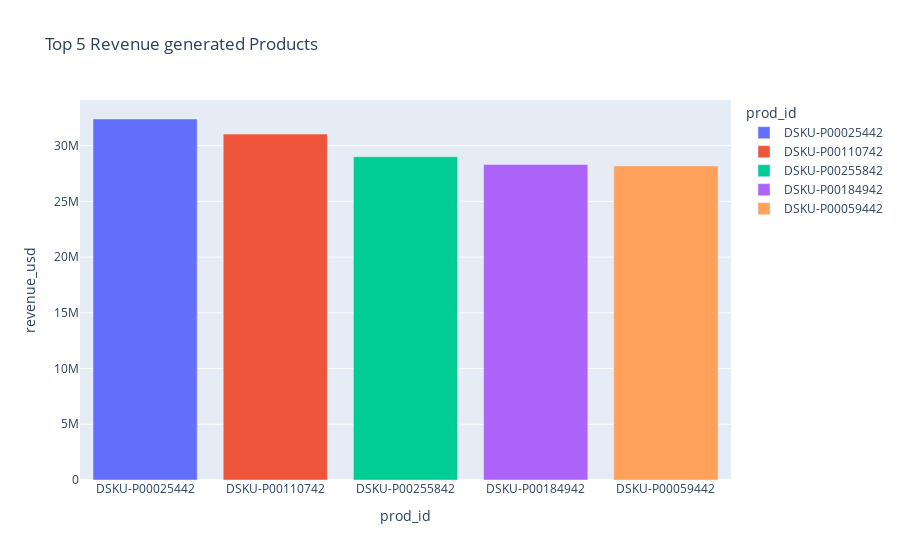

This figure's notebook cell:
### Code cell
import plotly.express as px
# A bar plot showing Productwise Revenue generated
fig = px.bar(prod_df, x="prod_id", y="revenue_usd", color="prod_id", hover_data=['revenue_usd'],title="Top 5 Revenue generated Products")
fig.show()
fig.write_image("prod_id.png")

### Figure 1 — Plotly figure (JSON) as saved in the notebook; plotly's stock layout.template omitted (floating-point values rounded to 4 significant figures)
{"data": [{"alignmentgroup": "True", "hovertemplate": "prod_id=%{x}<br>revenue_usd=%{y}<extra></extra>", "legendgroup": "DSKU-P00025442", "marker": {"color": "#636efa", "pattern": {"shape": ""}}, "name": "DSKU-P00025442", "offsetgroup": "DSKU-P00025442", "orientation": "v", "showlegend": true, "textposition": "auto", "type": "bar", "x": ["DSKU-P00025442"], "xaxis": "x", "y": [32390000.0], "yaxis": "y"}, {"alignmentgroup": "True", "hovertemplate": "prod_id=%{x}<br>revenue_usd=%{y}<extra></extra>", "legendgroup": "DSKU-P00110742", "marker": {"color": "#EF553B", "pattern": {"shape": ""}}, "name": "DSKU-P00110742", "offsetgroup": "DSKU-P00110742", "orientation": "v", "showlegend": true, "textposition": "auto", "type": "bar", "x": ["DSKU-P00110742"], "xaxis": "x", "y": [31040000.0], "yaxis": "y"}, {"alignmentgroup": "True", "hovertemplate": "prod_id=%{x}<br>revenue_usd=%{y}<extra></extra>", "legendgroup": "DSKU-P00255842", "marker": {"color": "#00cc96", "pattern": {"shape": ""}}, "name": "DSKU-P00255842", "offsetgroup": "DSKU-P00255842", "orientation": "v", "showlegend": true, "textposition": "auto", "type": "bar", "x": ["DSKU-P00255842"], "xaxis": "x", "y": [29000000.0], "yaxis": "y"}, {"alignmentgroup": "True", "hovertemplate": "prod_id=%{x}<br>revenue_usd=%{y}<extra></extra>", "legendgroup": "DSKU-P00184942", "marker": {"color": "#ab63fa", "pattern": {"shape": ""}}, "name": "DSKU-P00184942", "offsetgroup": "DSKU-P00184942", "orientation": "v", "showlegend": true, "textposition": "auto", "type": "bar", "x": ["DSKU-P00184942"], "xaxis": "x", "y": [28310000.0], "yaxis": "y"}, {"alignmentgroup": "True", "hovertemplate": "prod_id=%{x}<br>revenue_usd=%{y}<extra></extra>", "legendgroup": "DSKU-P00059442", "marker": {"color": "#FFA15A", "pattern": {"shape": ""}}, "name": "DSKU-P00059442", "offsetgroup": "DSKU-P00059442", "orientation": "v", "showlegend": true, "textposition": "auto", "type": "bar", "x": ["DSKU-P00059442"], "xaxis": "x", "y": [28170000.0], "yaxis": "y"}], "layout": {"barmode": "relative", "legend": {"title": {"text": "prod_id"}, "tracegroupgap": 0}, "title": {"text": "Top 5 Revenue generated Products"}, "xaxis": {"anchor": "y", "categoryarray": ["DSKU-P00025442", "DSKU-P00110742", "DSKU-P00255842", "DSKU-P00184942", "DSKU-P00059442"], "categoryorder": "array", "domain": [0, 1], "title": {"text": "prod_id"}}, "yaxis": {"anchor": "x", "domain": [0, 1], "title": {"text": "revenue_usd"}}}}
